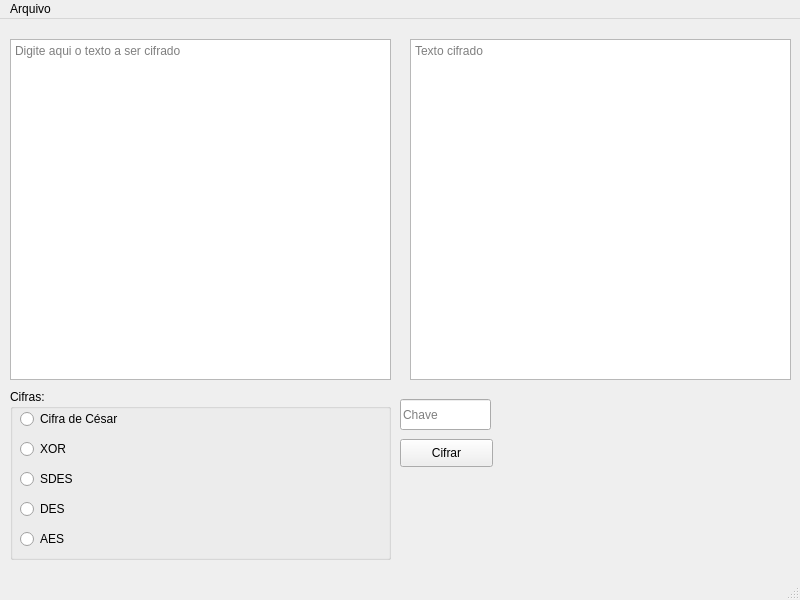
<?xml version="1.0" encoding="UTF-8"?>
<ui version="4.0">
 <class>MainWindow</class>
 <widget class="QMainWindow" name="MainWindow">
  <property name="geometry">
   <rect>
    <x>0</x>
    <y>0</y>
    <width>800</width>
    <height>600</height>
   </rect>
  </property>
  <property name="windowTitle">
   <string>MainWindow</string>
  </property>
  <widget class="QWidget" name="centralwidget">
   <widget class="QTextEdit" name="plainTxtBox">
    <property name="geometry">
     <rect>
      <x>10</x>
      <y>20</y>
      <width>381</width>
      <height>341</height>
     </rect>
    </property>
    <property name="placeholderText">
     <string>Digite aqui o texto a ser cifrado</string>
    </property>
   </widget>
   <widget class="QTextBrowser" name="cryptTxtBox">
    <property name="geometry">
     <rect>
      <x>410</x>
      <y>20</y>
      <width>381</width>
      <height>341</height>
     </rect>
    </property>
    <property name="placeholderText">
     <string>Texto cifrado</string>
    </property>
   </widget>
   <widget class="QLineEdit" name="chaveTxtBox">
    <property name="geometry">
     <rect>
      <x>400</x>
      <y>380</y>
      <width>91</width>
      <height>31</height>
     </rect>
    </property>
    <property name="placeholderText">
     <string>Chave</string>
    </property>
   </widget>
   <widget class="QPushButton" name="pushButton">
    <property name="geometry">
     <rect>
      <x>400</x>
      <y>420</y>
      <width>93</width>
      <height>28</height>
     </rect>
    </property>
    <property name="text">
     <string>Cifrar</string>
    </property>
   </widget>
   <widget class="QGroupBox" name="groupBox">
    <property name="geometry">
     <rect>
      <x>10</x>
      <y>370</y>
      <width>381</width>
      <height>171</height>
     </rect>
    </property>
    <property name="title">
     <string>Cifras:</string>
    </property>
    <widget class="QRadioButton" name="cesarBtn">
     <property name="geometry">
      <rect>
       <x>10</x>
       <y>20</y>
       <width>111</width>
       <height>20</height>
      </rect>
     </property>
     <property name="text">
      <string>Cifra de César</string>
     </property>
    </widget>
    <widget class="QRadioButton" name="xorBtn">
     <property name="geometry">
      <rect>
       <x>10</x>
       <y>50</y>
       <width>95</width>
       <height>20</height>
      </rect>
     </property>
     <property name="text">
      <string>XOR</string>
     </property>
    </widget>
    <widget class="QRadioButton" name="sdesBtn">
     <property name="geometry">
      <rect>
       <x>10</x>
       <y>80</y>
       <width>95</width>
       <height>20</height>
      </rect>
     </property>
     <property name="text">
      <string>SDES</string>
     </property>
    </widget>
    <widget class="QRadioButton" name="desBtn">
     <property name="geometry">
      <rect>
       <x>10</x>
       <y>110</y>
       <width>95</width>
       <height>20</height>
      </rect>
     </property>
     <property name="text">
      <string>DES</string>
     </property>
    </widget>
    <widget class="QRadioButton" name="aesBtn">
     <property name="geometry">
      <rect>
       <x>10</x>
       <y>140</y>
       <width>95</width>
       <height>20</height>
      </rect>
     </property>
     <property name="text">
      <string>AES</string>
     </property>
    </widget>
   </widget>
  </widget>
  <widget class="QMenuBar" name="menubar">
   <property name="geometry">
    <rect>
     <x>0</x>
     <y>0</y>
     <width>800</width>
     <height>26</height>
    </rect>
   </property>
   <widget class="QMenu" name="menuArquivo">
    <property name="title">
     <string>Arquivo</string>
    </property>
    <addaction name="separator"/>
    <addaction name="actionSalvar"/>
    <addaction name="actionAbrir"/>
    <addaction name="actionLimpar"/>
   </widget>
   <addaction name="menuArquivo"/>
  </widget>
  <widget class="QStatusBar" name="statusbar"/>
  <action name="actionSalvar">
   <property name="text">
    <string>Salvar</string>
   </property>
  </action>
  <action name="actionAbrir">
   <property name="text">
    <string>Abrir</string>
   </property>
  </action>
  <action name="actionLimpar">
   <property name="text">
    <string>Limpar</string>
   </property>
  </action>
 </widget>
 <resources/>
 <connections/>
</ui>
